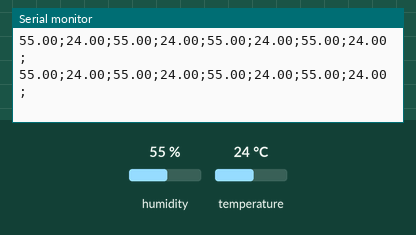
Bench run of a sketch on a simulated Arduino Uno, built with avr-gcc and run on an emulated ATmega328P. Parts: the last lines printed to the serial monitor. The inputs (shaded band) are chosen by the test bench; at power-on: humidity 55 %, temperature 24 °C.

Above: at 2.8 s.
2.9 s: humidity set to 22 %
At 5.3 s:
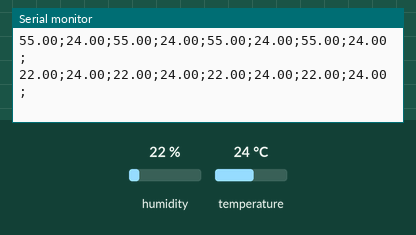
5.6 s: temperature set to 12 °C
At 6.6 s:
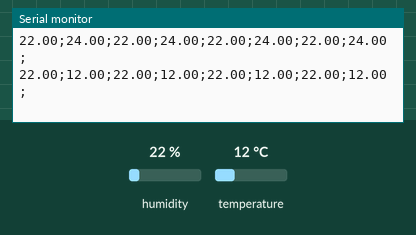
8.3 s: humidity set to 40 %
At 11.6 s:
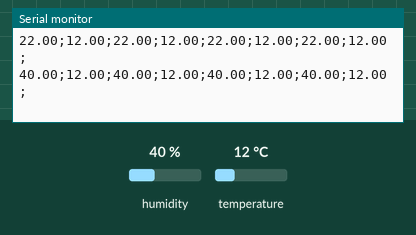
Timing chart, 0 to 13.1 s (numbered marks = the images above; inputs shaded):
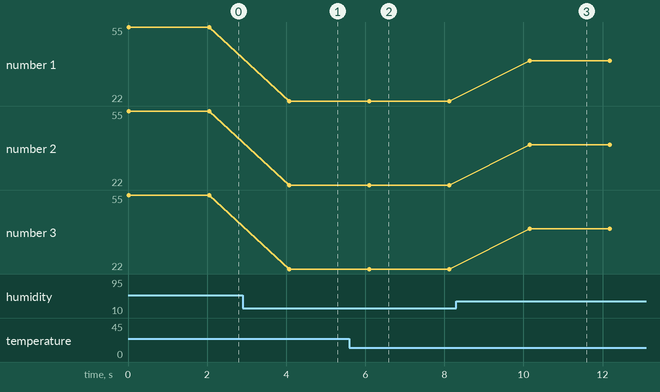

The sketch:

DHT11.ino
```cpp
#include "DHT.h"
#define dht_type DHT11 //define qual o tipo de sensor DHTxx que se está utilizando

int dht_pin = A0;
DHT dht_1 = DHT(dht_pin, dht_type); //pode-se configurar diversos sensores DHTxx
void setup()
{
  Serial.begin(9600);
  dht_1.begin();
}/* A */
void loop()
{
  /**
    Bloco do DHT11
  */
  float umidade = dht_1.readHumidity();
  float temperatura = dht_1.readTemperature();
  float sensor1_umidade = umidade;
  float sensor1_temperatura = temperatura;
  float sensor2_umidade = umidade;
  float sensor2_temperatura = temperatura;
  float sensor3_umidade = umidade;
  float sensor3_temperatura = temperatura;
  float sensor4_umidade = umidade;
  float sensor4_temperatura = temperatura;
  if (isnan(temperatura) or isnan(umidade))
  {
    Serial.println("Erro ao ler o DHT");
  }
  else
  {
    Serial.print(sensor1_umidade);
    Serial.print(";");
    Serial.print(sensor1_temperatura);
    Serial.print  (";");

    Serial.print(sensor2_umidade);
    Serial.print(";");
    Serial.print(sensor2_temperatura);
    Serial.print  (";");

    Serial.print(sensor3_umidade);
    Serial.print(";");
    Serial.print(sensor3_temperatura);
    Serial.print  (";");

    Serial.print(sensor4_umidade);
    Serial.print(";");
    Serial.print(sensor4_temperatura);
    Serial.println  (";");
  }
  delay(2000);
}
```

Measured:
- after the input at 2.9 s, the serial monitor: prints a new line after 1.2 s (image 1)
- after the input at 5.6 s, the serial monitor: prints a new line after 0.50 s (image 2)
- after the input at 8.3 s, the serial monitor: prints a new line after 1.9 s (image 3)
- plotted number 1: 55 → 22 after the input at 2.9 s, 22 → 40 after the input at 8.3 s
- plotted number 2: 55 → 22 after the input at 2.9 s, 22 → 40 after the input at 8.3 s
- plotted number 3: 55 → 22 after the input at 2.9 s, 22 → 40 after the input at 8.3 s
